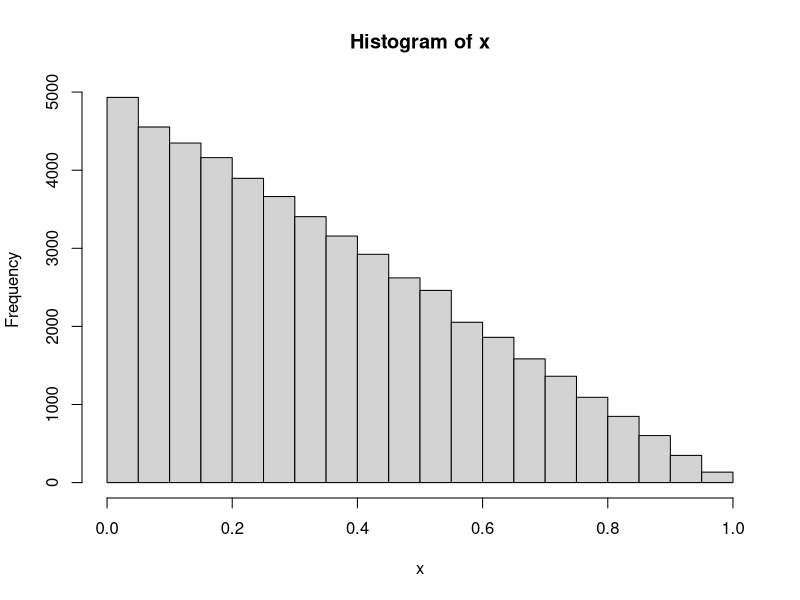

Recreate this plot in R.
# Sample from the function f(x) = 2 * (1 - x) in the interval from 0 to 1.
# We're using the function g(x) = u(x) as our candidate distribution
# Notice that a few things  will change if (a, b) -the bound in which we sample the function f(x)- change.

Nsim = 100 * 1000

# Get the maximum of the function we need to sample from.
M = round(optimize(f = function(x) {2 * (1-x)}, interval = c(0, 1), maximum = TRUE)$objective)

u = runif(Nsim, max = M)
y = runif(Nsim)
x = y[u < 2 * (1 - y)]
hist(x)
mean(x)